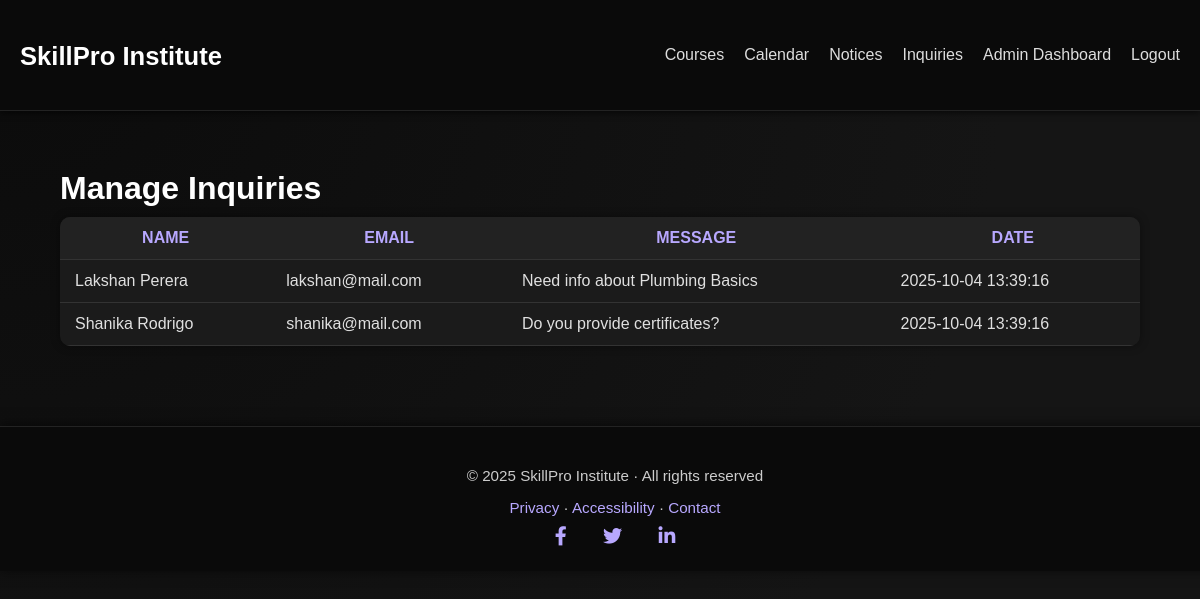
Screenshot of /admin/manage_inquiries.php (signed in) with the database file from the repository.
### tables this page shows
CREATE TABLE inquiries (
  id INT AUTO_INCREMENT PRIMARY KEY,
  name VARCHAR(120),
  email VARCHAR(160),
  message TEXT,
  created_at TIMESTAMP DEFAULT CURRENT_TIMESTAMP
);

### admin/manage_inquiries.php (the view, shortened to what this page needs)
<?php
require __DIR__ . '/../config/db.php';
require __DIR__ . '/../partials/header.php';
$inq = $pdo->query("SELECT * FROM inquiries ORDER BY created_at DESC")->fetchAll();
?>
<link rel="stylesheet" href="/skill_pro_v2/assets/css/admin.css">
<div class="admin-wrapper">
  <h2>Manage Inquiries</h2>
  <table>
    <tr><th>Name</th><th>Email</th><th>Message</th><th>Date</th></tr>
    <?php foreach ($inq as $i): ?>
      <tr>
        <td><?= htmlspecialchars($i['name']) ?></td>
        <td><?= htmlspecialchars($i['email']) ?></td>
        <td><?= htmlspecialchars($i['message']) ?></td>
        <td><?= $i['created_at'] ?></td>
      </tr>
    <?php endforeach; ?>
  </table>
</div>
<?php require __DIR__ . '/../partials/footer.php'; ?>

### assets/css/theme.css (style rules this page uses)
html, body { background-color: #0a0a0a !important; color: #f0f0f0; font-family: "Poppins", Arial, sans-serif; margin: 0; padding: 0; min-height: 100vh; }
h1, h2, h3, h4 { color: #fff; }
:root { --header-h: 78px; }
body { padding-top: var(--header-h); }

### assets/css/admin.css (style rules this page uses)
body { background: radial-gradient(circle at top left, #0b0b0b, #151515 70%); color: #f5f5f5; font-family: "Poppins", sans-serif; margin: 0; padding: 0; }
.admin-wrapper { width: 90%; max-width: 1200px; margin: 100px auto 50px auto; }
.admin-wrapper h2 { font-size: 2rem; color: #fff; margin-bottom: 10px; }
table { width: 100%; border-collapse: collapse; background: #1b1b1b; border-radius: 10px; overflow: hidden; box-shadow: 0 0 10px rgba(0,0,0,0.4); }
th, td { padding: 12px 15px; border-bottom: 1px solid #333; color: #e0e0e0; }
th { background: #222; color: #b8a8ff; text-transform: uppercase; }

### rows the page displays
inquiries: name "Lakshan Perera", email "lakshan@mail.com", message "Need info about Plumbing Basics", created_at "2025-10-04 13:39:16"
inquiries: name "Shanika Rodrigo", email "shanika@mail.com", message "Do you provide certificates?", created_at "2025-10-04 13:39:16"
